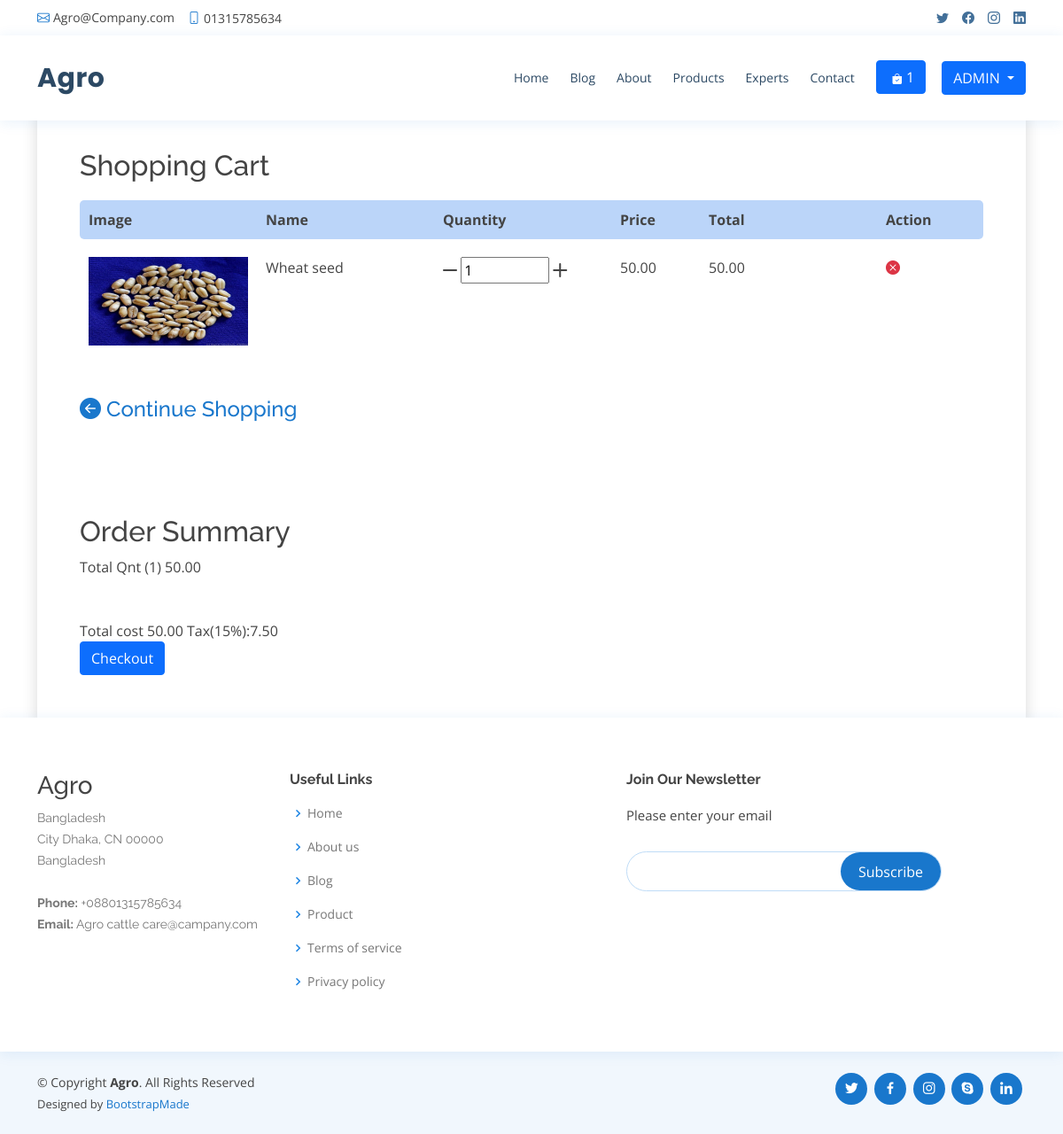
The page /cart (signed in) on the database its author committed.
### product/models.py (models this page shows, shortened)
class Order(models.Model):
    customer = models.ForeignKey(
        User, on_delete=models.SET_NULL, blank=True, null=True)
    date_orderd = models.DateTimeField(auto_now_add=True)
    complete = models.BooleanField(default=False)
    delivary = models.BooleanField(default=False)
    cancel = models.BooleanField(default=False)
    total = models.DecimalField(max_digits=7, decimal_places=2, null=True, blank=True)
    tax = models.DecimalField(max_digits=7, decimal_places=2, null=True, blank=True)
    gtotal = models.DecimalField(max_digits=7, decimal_places=2, null=True, blank=True)
    quantity = models.IntegerField(default=0, null=True, blank=True)
    transaction_id = models.CharField(max_length=200, null=True)
    @property
    def get_cart_total(self):
        orderitems = self.orderitem_set.all()
        total = sum([item.get_total for item in orderitems])
        return total
    @property
    def get_tex_total(self):
        orderitems = self.orderitem_set.all()
        total = sum([item.get_total for item in orderitems])
        return (total / 100) * 15
    @property
    def get_cart_items(self):
        orderitem = self.orderitem_set.all()
        total = sum([item.quantity for item in orderitem])
        return total

class OrderItem(models.Model):
    product = models.ForeignKey(
        Product, on_delete=models.SET_NULL, blank=True, null=True)
    order = models.ForeignKey(
        Order, on_delete=models.SET_NULL, blank=True, null=True)
    quantity = models.IntegerField(default=0, null=True, blank=True)
    date_added = models.DateTimeField(auto_now_add=True)
    @property
    def get_total(self):
        total = self.product.price * self.quantity
        return total

class Product(models.Model):
    name = models.CharField(max_length=255)
    price = models.DecimalField(max_digits=7, decimal_places=2)
    pic = models.ImageField(default='250x250.png')

### account/models.py (models this page shows)
class User(AbstractUser):
    FARMAR = 'FARMAR'
    AGRICULTURERIST = 'AGRICULTURERIST'
    VATONARIS = 'VATONARIS'
    USER_TYPE = [
        (FARMAR, 'FARMAR'),
        (AGRICULTURERIST, 'AGRICULTURERIST'),
        (VATONARIS, 'VATONARIS'),
    ]
    user_type = models.CharField(
        choices=USER_TYPE, default=FARMAR, max_length=50)
    image = models.ImageField(default="default.png")
    about = models.TextField(null=True, blank=True)

### cart/views.py (the view)
# urls.py: path('cart', cart_summery, name='cart'),
def cart_summery(request):
    if request.user.is_authenticated:
        customer = request.user
        order, created = Order.objects.get_or_create(
            customer=customer, complete=False)
        items = order.orderitem_set.all()
    else:
        items = []
        order = {'get_cart_items': 0, 'get_cart_total': 0}
    context = {'items': items, 'order': order}
    return render(request, 'cart/cart.html', context)

### templates/cart/cart.html (shortened to what this page needs)
{% extends "base.html" %}
{% block content %}
<div class="container">
    <div class="flex shadow ">
        <div class="p-5 mt-5">
            <div class="">
                <h2 class="">Shopping Cart</h2>
            </div>
            <div style="display: grid;grid-template-columns: 20% 20% 20% 10% 20% 10%; font-weight: bold;     margin-top: 20px;
                margin-bottom: 10px;
                padding: 10px;
                background: #166eea4a;
                border-radius: 5px;">
                <div class="">Image</div>
                <div class="">Name</div>
                <div class="">Quantity</div>
                <div class="">Price</div>
                <div class="">Total</div>
                <div class="">Action</div>
            </div>
            {% for item in items %}
            <div style="display: grid;grid-template-columns: 20% 20% 20% 10% 20% 10%;padding: 10px;">
                <div class="">
                    <img height="100px" src="{{ item.product.pic.url }}" alt="">
                </div>
                <div class="">
                    <span class="">{{ item.product.name }}</span>
                </div>
                <div class="">
                    <i data-product="{{item.product.id}}" data-action="remove" class="bi bi-dash-lg update-cart"></i>
                    <input width="50" height="100" class="" style="width: 100px;" type="text" value="{{item.quantity}}">
                    <i data-product="{{item.product.id}}" data-action="add" class="bi bi-plus-lg update-cart"></i>
                </div>
                <div class="">
                    <span class="text-center w-1/5 font-semibold text-sm"> {{ item.product.price }}</span>
                </div>
                <div class="">
                    <span class="text-center w-1/5 font-semibold text-sm"> {{item.get_total}}</span>
                </div>
                <div class="text-danger"><i data-action="remove_item" data-product="{{item.product.id}}"
                        class="bi bi-x-circle-fill update-cart" style=""></i></div>
            </div>
            {% endfor %}
            <h4 class="mt-5">
                <a href="{% url 'products' %}" class="flex font-semibold text-indigo-600 text-sm mt-10">
                    <i class="bi bi-arrow-left-circle-fill"></i>
                    Continue Shopping
                </a>
            </h4>
        </div>
        <div id="summary" class="p-5">
            <h2 class="font-semibold text-2xl border-b pb-8">Order Summary</h2>
            <div class="flex justify-between mt-10 mb-5">
                <span class="font-semibold text-sm uppercase">Total Qnt ({{order.get_cart_items}})</span>
                <span class="font-semibold text-sm">{{order.get_cart_total}}</span>
            </div>
            <div class="border-t mt-8">
              <form action="{% url 'update_order' %}" method="POST">
                <div class="flex font-semibold justify-between py-6 text-sm uppercase">
                    <span>Total cost</span>
                    <span>{{order.get_cart_total}}</span>
                    <span>Tax(15%):{{order.get_tex_total}}</span>
                </div>
                    <button class="btn btn-primary" type="submit">Checkout</button>
                </form>
            </div>
        </div>
    </div>
</div>
{% endblock content %}

### templates/base.html (shortened to what this page needs)
{% load static %}
<!DOCTYPE html>
<html lang="en">
<head>
    <link href="{% static 'assets/vendor/animate.css/animate.min.css' %}" rel="stylesheet">
    <link href="{% static 'assets/vendor/bootstrap/css/bootstrap.min.css' %}" rel="stylesheet">
    <link href="{% static 'assets/vendor/bootstrap-icons/bootstrap-icons.css' %}" rel="stylesheet">
    <link href="{% static 'assets/vendor/boxicons/css/boxicons.min.css' %}" rel="stylesheet">
    <link href="{% static 'assets/vendor/fontawesome-free/css/all.min.css' %}" rel="stylesheet">
    <link href="{% static 'assets/vendor/glightbox/css/glightbox.min.css' %}" rel="stylesheet">
    <link href="{% static 'assets/vendor/remixicon/remixicon.css' %}" rel="stylesheet">
    <link href="{% static 'assets/vendor/swiper/swiper-bundle.min.css' %}" rel="stylesheet">
    <link href="{% static 'assets/css/style.css' %}" rel="stylesheet">
</head>
<body>
    <div id="topbar" class="d-flex align-items-center fixed-top">
        <div class="container d-flex justify-content-between">
            <div class="contact-info d-flex align-items-center">
                <i class="bi bi-envelope"></i> <a href="mailto:contact@example.com">Agro@Company.com</a>
                <i class="bi bi-phone"></i> 01315785634
            </div>
            <div class="d-none d-lg-flex social-links align-items-center">
                <a href="#" class="twitter"><i class="bi bi-twitter"></i></a>
                <a href="#" class="facebook"><i class="bi bi-facebook"></i></a>
                <a href="#" class="instagram"><i class="bi bi-instagram"></i></a>
                <a href="#" class="linkedin"><i class="bi bi-linkedin"></i></i></a>
            </div>
        </div>
    </div>
    <header id="header" class="fixed-top">
        <div class="container d-flex align-items-center">
            <h1 class="logo me-auto"><a href="{% url 'home' %}">Agro</a></h1>
            <nav id="navbar" class="navbar order-last order-lg-0">
                <ul>
                    {% url 'home' as url %}
                    <li><a class="nav-link scrollto {% if request.path == url %} active {% endif %}"
                            href="{% url 'home' %}">Home</a></li>
                    {% url 'viewBlog' as url %}
                    <li><a class="nav-link scrollto {% if request.path == url %} active {% endif %}"
                            href="{% url 'viewBlog' %}">Blog</a></li>
                    {% url 'about' as url %}
                    <li><a class="nav-link scrollto {% if request.path == url %} active {% endif %}"
                            href="{% url 'about' %}">About</a></li>
                    {% url 'products' as url %}
                    <li><a class="nav-link scrollto {% if request.path == url %} active {% endif %}"
                            href="{% url 'products' %}">Products</a></li>
                    {% if user.user_type == 'FARMAR' %}
                    <li class="dropdown"><a href="{% url 'agreeculturist' %}"><span>Experts </span> </a>
                    </li>
                    {% endif %}
                    {% url 'contact' as url %}
                    <li><a class="nav-link scrollto {% if request.path == url %} active {% endif %}"
                            href="{% url 'contact' %}">Contact</a></li>
                    <!--
                        {% url 'checkout' as checkout %} -->
                    {% url 'cart' as cart %}
                    {% url 'products' as pro %}
                    {% url 'home' as hom %}
                    {% if request.path == pro or request.path == hom or request.path == cart %}
                    <li><a class="nav-link" href="{% url 'cart' %}">
                            <button type="button" class="btn btn-primary position-relative">
                                <i class="bi bi-bag-check-fill"></i>
                                <span>
                                    {{order.get_cart_items}}
                                </span>
                            </button>
                        </a></li>
                    {% endif %}
                </ul>
            </nav>
            {% if request.user.is_authenticated %}
            <div class="btn-group">
                <button type="button" class="btn btn-primary dropdown-toggle ms-3" data-bs-toggle="dropdown"
                    aria-expanded="false">
                    {{request.user|upper}}
                </button>
            </div>
            {% else %}
            {% url 'product' as url %}
            <a class="btn btn-primary {% if request.path == url %} active {% endif %} ms-2"
                href="{% url 'login' %}">Login
            </a>
            {% endif %}
        </div>
    </header>
    {% url 'home' as url %}
    {% block content %}
    {% endblock content %}
    <footer id="footer">
        <div class="footer-top">
            <div class="container">
                <div class="row">
                    <div class="col-lg-3 col-md-6 footer-contact">
                        <h3>Agro</h3>
                        <p>
                            Bangladesh <br>
                            City Dhaka, CN 00000<br>
                            Bangladesh <br><br>
                            <strong>Phone:</strong> +08801315785634<br>
                            <strong>Email:</strong> Agro cattle care@campany.com<br>
                        </p>
                    </div>
                    <div class="col-lg-4 col-md-6 footer-links">
                        <h4>Useful Links</h4>
                        <ul>
                            <li><i class="bx bx-chevron-right"></i> <a href="{% url 'home' %}">Home</a></li>
                            <li><i class="bx bx-chevron-right"></i> <a href="{% url 'about' %}">About us</a></li>
                            <li><i class="bx bx-chevron-right"></i> <a href="{% url 'viewBlog' %}">Blog</a></li>
                            <li><i class="bx bx-chevron-right"></i> <a href="{% url 'products' %}">Product</a></li>
                            <li><i class="bx bx-chevron-right"></i> <a href="{% url 'terms' %}">Terms of service</a>
                            </li>
                            <li><i class="bx bx-chevron-right"></i> <a href="{% url 'privacy' %}">Privacy policy</a>
                            </li>
                        </ul>
                    </div>
                    <div class="col-lg-4 col-md-6 footer-newsletter">
                        <h4>Join Our Newsletter</h4>
                        <p>Please enter your email</p>
                        <form action="{% url 'sub' %}" method="post">
                            <input type="email" name="subscriber"><input type="submit" value="Subscribe">
                        </form>
                    </div>
                </div>
            </div>
        </div>
        <div class="container d-md-flex py-4">
            <div class="me-md-auto text-center text-md-start">
                <div class="copyright">
                    &copy; Copyright <strong><span>Agro</span></strong>. All Rights Reserved
                </div>
                <div class="credits">
                    Designed by <a href="https://bootstrapmade.com/">BootstrapMade</a>
                </div>
            </div>
            <div class="social-links text-center text-md-right pt-3 pt-md-0">
                <a href="#" class="twitter"><i class="bx bxl-twitter"></i></a>
                <a href="#" class="facebook"><i class="bx bxl-facebook"></i></a>
                <a href="#" class="instagram"><i class="bx bxl-instagram"></i></a>
                <a href="#" class="google-plus"><i class="bx bxl-skype"></i></a>
                <a href="#" class="linkedin"><i class="bx bxl-linkedin"></i></a>
            </div>
        </div>
    </footer>
</body>
</html>

### rows shown on the page
Order: get_cart_items "1", get_cart_total "50.00", get_tex_total "7.50"
User: user "ADMIN"
OrderItem: product.pic (picture), product.name "Wheat seed", quantity "1", product.price "50.00", get_total "50.00"
